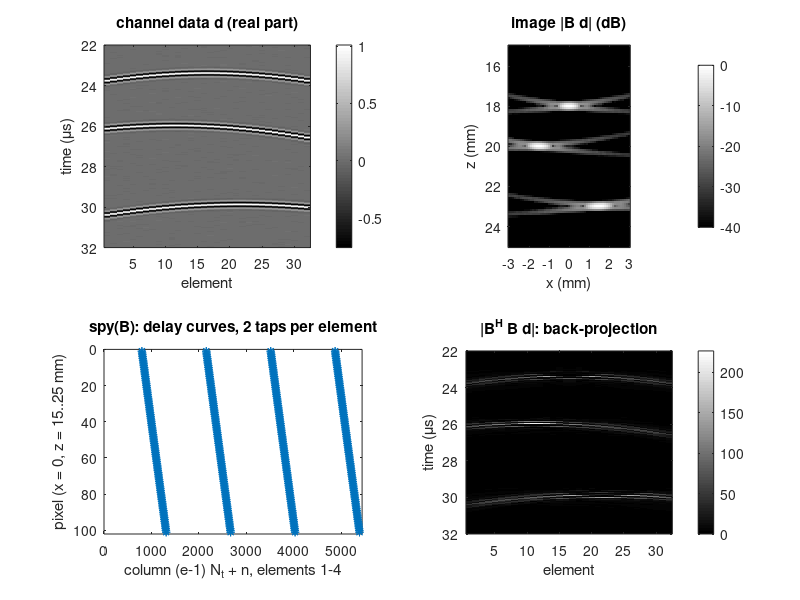

Write the MATLAB code that produced this figure.
%% m05_das_as_matrix.m  Module 05: delay-and-sum as a sparse matrix, and its adjoint
% Purpose : build the DAS operator B (pixels x channel samples) for a 32-element
%           linear array and a 0-degree plane-wave transmit, with linear-interpolation
%           weights (2 nonzeros per element per pixel); apply it to simulated
%           point-target channel data; show that B' (the adjoint) maps an image back to
%           channel data along hyperbolas; check <B d, g> = <d, B' g>; spy(B) and density.
% Change  : Ne, pitch, the pixel grid (dxp), apod ('rect' or 'hann'), the targets.
% Expect  : B is 6161 x 43520 with 64 nonzeros per row (0.147 percent dense);
%           dot-test mismatch ~1e-15; lateral -6 dB width at z = 18 mm close to
%           1.21*lambda*z/D = 0.70 mm (rect); pulse-filtered B' column vs true echo
%           correlation ~0.99 (B is H^H up to the pulse matched filter).
% Runtime : ~3 s.  Base MATLAB only; runs in MATLAB R2019b+ and GNU Octave 8.
rng(1);

%% 1. System and grid
c = 1540;  f0 = 5e6;  fs = 40e6;  frac_bw = 0.6;    % m/s, Hz, Hz, -6 dB fractional bandwidth
lambda = c/f0;                                      % 0.308 mm
Ne = 32;   pitch = 0.3e-3;                          % elements, m
xe = ((0:Ne-1) - (Ne-1)/2) * pitch;                 % element x positions (m), aperture D = 9.6 mm
D = Ne*pitch;
apod = 'rect';
if strcmp(apod, 'hann'), we = sin(pi*((0:Ne-1) + 0.5)/Ne).^2; else, we = ones(1, Ne); end
dxp = 0.1e-3;                                       % pixel size (m), about lambda/3
xg = -3e-3:dxp:3e-3;  zg = 15e-3:dxp:25e-3;         % 61 x 101 pixels
[Xp, Zp] = meshgrid(xg, zg);  Np = numel(Xp);
Nt = 1360;                                          % samples per channel (34 us at 40 MHz)
t = (0:Nt-1).'/fs;
fprintf('lambda = %.3f mm, D = %.1f mm, pixels = %d x %d = %d, channel samples = %d x %d = %d\n', ...
        lambda*1e3, D*1e3, numel(zg), numel(xg), Np, Nt, Ne, Nt*Ne);

%% 2. Build the sparse DAS matrix B: row p = pixel p, column (e-1)*Nt + n = sample n of element e
Ip = zeros(2*Ne*Np, 1); Jc = Ip; Vw = Ip; k = 0;
for e = 1:Ne
    tau = (Zp(:) + sqrt((Xp(:) - xe(e)).^2 + Zp(:).^2)) / c;   % two-way delay, 0-degree plane wave (s)
    u = tau*fs;                                                 % fractional sample index (0-based)
    n0 = floor(u);  fr = u - n0;                                % neighbours n0, n0+1 and weights
    ok = n0 >= 0 & n0 + 1 <= Nt - 1;
    idx = find(ok);  m = numel(idx);
    Ip(k+1:k+m) = idx;        Jc(k+1:k+m) = (e-1)*Nt + n0(idx) + 1;  Vw(k+1:k+m) = we(e)*(1 - fr(idx));  k = k + m;
    Ip(k+1:k+m) = idx;        Jc(k+1:k+m) = (e-1)*Nt + n0(idx) + 2;  Vw(k+1:k+m) = we(e)*fr(idx);        k = k + m;
end
B = sparse(Ip(1:k), Jc(1:k), Vw(1:k), Np, Nt*Ne);
fprintf('B: %d x %d, nnz = %d (%.0f per row), density = %.3f %%\n', size(B,1), size(B,2), nnz(B), nnz(B)/Np, 100*nnz(B)/numel(B));
fprintf('memory: sparse ~%.1f MB vs dense %.1f GB (double)\n', nnz(B)*16/1e6, numel(B)*8/1e9);

%% 3. Simulate analytic channel data for three point targets (single scattering)
sig_f = frac_bw*f0/2/sqrt(2*log(2));  sig_t = 1/(2*pi*sig_f);    % Gaussian pulse, s
g = @(tt) exp(-tt.^2/(2*sig_t^2)) .* exp(2i*pi*f0*tt);          % analytic pulse
tg = [0 18; -1.5 20; 1.5 23]*1e-3;                              % targets [x z] (m)
d = zeros(Nt, Ne);
for s = 1:size(tg,1)
    for e = 1:Ne
        tau = (tg(s,2) + sqrt((tg(s,1) - xe(e))^2 + tg(s,2)^2))/c;
        d(:,e) = d(:,e) + g(t - tau);
    end
end
d = d + 0.01*(randn(Nt,Ne) + 1i*randn(Nt,Ne))/sqrt(2);         % weak white noise

%% 4. Beamform: one sparse matrix-vector product
img = B * d(:);                                 % complex image, Np x 1
I = reshape(abs(img), numel(zg), numel(xg));
IdB = 20*log10(I/max(I(:)));
% lateral -6 dB width at the first target
[~, iz] = min(abs(zg - 18e-3));  prof = I(iz,:)/max(I(iz,:));
[~, im] = max(prof);  l = im; while prof(l) > 0.5, l = l - 1; end;  r = im; while prof(r) > 0.5, r = r + 1; end
xl = xg(l) + (0.5 - prof(l))/(prof(l+1) - prof(l))*dxp;  xr = xg(r-1) + (0.5 - prof(r-1))/(prof(r) - prof(r-1))*dxp;
fprintf('lateral -6 dB width at z = 18 mm: %.2f mm (theory 1.21 lambda z / D = %.2f mm)\n', (xr - xl)*1e3, 1.21*lambda*18e-3/D*1e3);

%% 5. The adjoint B' maps an image back to channel data (back-projection)
dback = reshape(B' * img, Nt, Ne);              % every pixel re-emits its value along its own hyperbola
% dot test: <B d, g> must equal <d, B' g> for any d, g
dr = randn(Nt*Ne,1) + 1i*randn(Nt*Ne,1);  gr = randn(Np,1) + 1i*randn(Np,1);
lhs = gr' * (B*dr);  rhs = (B'*gr)' * dr;
fprintf('dot test |<Bd,g> - <d,B''g>| / |<Bd,g>| = %.1e\n', abs(lhs - rhs)/abs(lhs));

%% 6. B is H^H up to the pulse matched filter: compare B' e_j (pulse-filtered) with H e_j
[~, j] = min(abs(Xp(:) - 0) + abs(Zp(:) - 20e-3));            % pixel at (0, 20 mm)
aj = reshape(full(B(j,:)).', Nt, Ne);           % B' e_j: two-tap kernels on the hyperbola of pixel j
tp = (-ceil(4*sig_t*fs):ceil(4*sig_t*fs)).'/fs; gp = g(tp);
ajf = zeros(Nt, Ne);  hj = zeros(Nt, Ne);
for e = 1:Ne
    full_c = conv(aj(:,e), gp);  ajf(:,e) = full_c((1:Nt) + (numel(gp)-1)/2);   % 'same'-centred convolution
    tau = (Zp(j) + sqrt((Xp(j) - xe(e))^2 + Zp(j)^2))/c;  hj(:,e) = g(t - tau);  % H e_j: true echo of a point at pixel j
end
rho = abs(ajf(:)'*hj(:)) / (norm(ajf(:))*norm(hj(:)));
fprintf('|corr(pulse * B''e_j, H e_j)| = %.4f\n', rho);

%% 7. Figures
figure;
subplot(2,2,1); imagesc(1:Ne, t*1e6, real(d)); colorbar; xlabel('element'); ylabel('time (\mus)'); title('channel data d (real part)'); ylim([22 32]);
subplot(2,2,2); imagesc(xg*1e3, zg*1e3, IdB); caxis([-40 0]); axis image; colorbar;
xlabel('x (mm)'); ylabel('z (mm)'); title('image |B d| (dB)');
ix0 = find(abs(xg) < dxp/2);  rows0 = (ix0-1)*numel(zg) + (1:numel(zg));   % the 101 pixels of the x = 0 image column
subplot(2,2,3); spy(B(rows0, 1:4*Nt)); xlabel('column (e-1) N_t + n, elements 1-4'); ylabel('pixel (x = 0, z = 15..25 mm)');
title('spy(B): delay curves, 2 taps per element');
subplot(2,2,4); imagesc(1:Ne, t*1e6, abs(dback)); colorbar; xlabel('element'); ylabel('time (\mus)'); title('|B^H B d|: back-projection'); ylim([22 32]);
colormap(gray);
